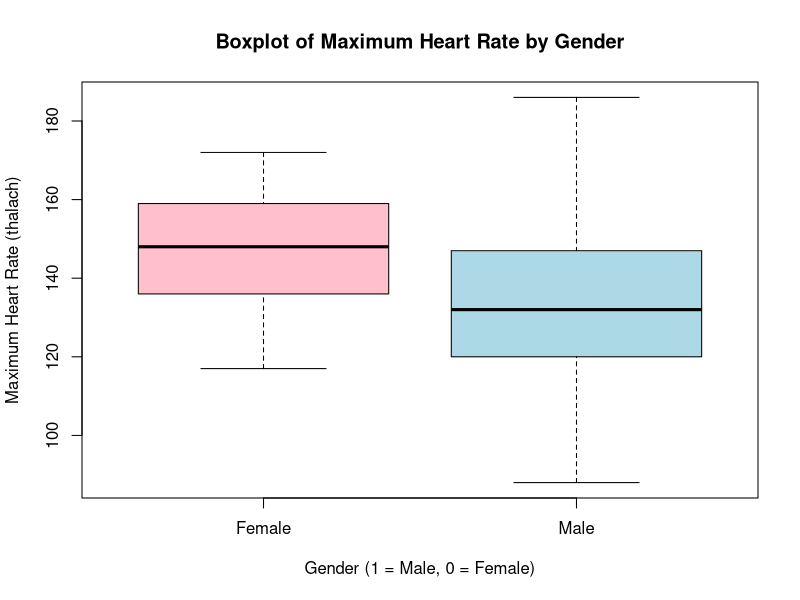
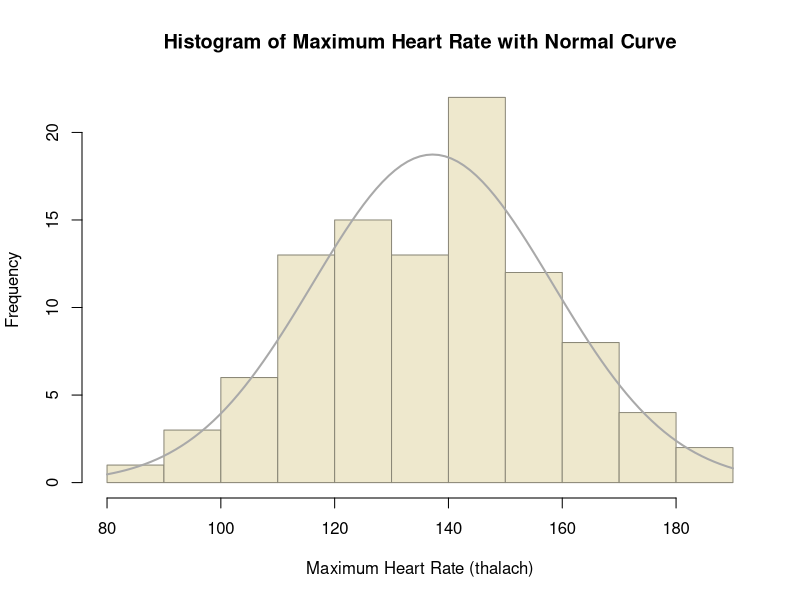

The R source for these figures, in order:
install.packages("car")
install.packages("car", repos = "https://cran.rstudio.com/")
library(readxl)
library(car)

options(repos = c(CRAN = "https://cran.rstudio.com"))

heart_data <- read_excel("heart.xls")

#Cleaning of Dataset

#Shows the number of missing values in each column
colSums(is.na(heart_data)) 

#removing missing values
heart_data <- na.omit(heart_data)

#Filling missing values with a default or mean
heart_data$thalach[is.na(heart_data$thalach)] <- mean(heart_data$thalach, na.rm = TRUE)

#Checking for duplicates
duplicates <- duplicated(heart_data)
print(duplicates)

# Checking the structure of the dataset
str(heart_data)  

# Ensuring numeric type
heart_data$age <- as.numeric(heart_data$age)  

#Saving the Cleaned data set
write.csv(heart_data, "cleaned_heart_data.csv", row.names = FALSE)

# Filter data for exercise-induced angina
filtered_data <- subset(heart_data, exang == 1)

# Box plot for Maximum Heart Rate by Gender
boxplot(
  thalach ~ sex,
  data = filtered_data,
  main = "Boxplot of Maximum Heart Rate by Gender",
  xlab = "Gender (1 = Male, 0 = Female)",
  ylab = "Maximum Heart Rate (thalach)",
  col = c("pink", "lightblue"),
  names = c("Female", "Male")
)

attach(filtered_data)

# Histogram with Normal Curve for Maximum Heart Rate
hist(
  thalach,
  breaks = 10,
  probability = FALSE, # Hiển thị frequency
  main = "Histogram of Maximum Heart Rate with Normal Curve",
  xlab = "Maximum Heart Rate (thalach)",
  col = "cornsilk2",
  border = "cornsilk4"
)

curve(
  dnorm(x, mean = mean(thalach), sd = sd(thalach)) * length(thalach) * diff(hist(thalach, breaks = 10, plot = FALSE)$breaks)[1],
  col = "darkgrey",
  lwd = 2,
  add = TRUE
)

detach(filtered_data)

# Shapiro-Wilk test for normality
shapiro_test_females <- shapiro.test(filtered_data$thalach[filtered_data$sex == 0])
shapiro_test_males <- shapiro.test(filtered_data$thalach[filtered_data$sex == 1])

# Print results of Shapiro-Wilk test and Log the results
sink("Rscript.log", append=TRUE)
print(shapiro_test_females)
print(shapiro_test_males)
sink()

str(filtered_data)

filtered_data$sex <- as.factor(filtered_data$sex)

# Perform Levene's Test for equality of variances
levene_result <- leveneTest(thalach ~ sex, data = filtered_data)

# Log the Levene's test result
sink("Rscript.log", append=TRUE)
print(levene_result)
sink()

# Perform t-test for difference in means between males and females
t_test_result <- t.test(thalach ~ sex, data = filtered_data, var.equal = TRUE)

# Log the t-test result
sink("Rscript.log", append=TRUE)
print(t_test_result)
sink()

